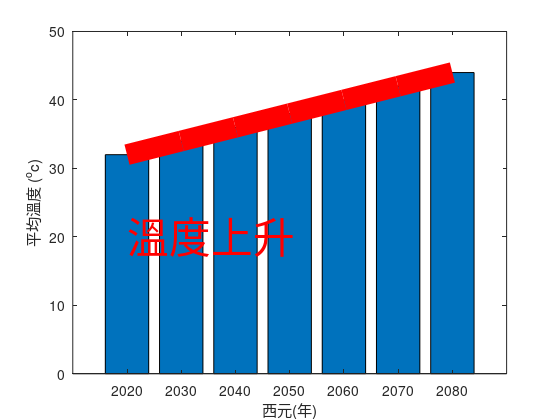

The MATLAB source for this figure: (Note: this script raises an error after producing the figure.)
clc;clear;close all;
x = 1:7; % 月份
y = 30+2*x; % 溫度值（假設是介於 0〜35 的亂數）
h = figure(1);
set(h)
bar(x, y);
xlabel('西元(年)'); % x 軸的說明文字
ylabel('平均溫度 (^{o}c)'); % y 軸的說明文字
% 下列指令將 x 軸的數字改成月數
set(gca,'xticklabel', {'2020','2030','2040', '2050', '2060', '2070','2080'});
set(gcf, 'PaperPositionMode', 'auto');

Mov(1) = getframe;


hold on 

h1 = plot(x,y);
set(h1,'LineWidth',15,'color','red');
h2 = text(1,20,'溫度上升','Color','red','FontSize',30,'LineWidth',15);
set(h2)
Mov(2) = getframe;

movie(Mov,1,0.5);
v = VideoWriter('temperature.avi');
set(v,'FrameRate',0.5);
open(v);
writeVideo(v,Mov);
close(v);

